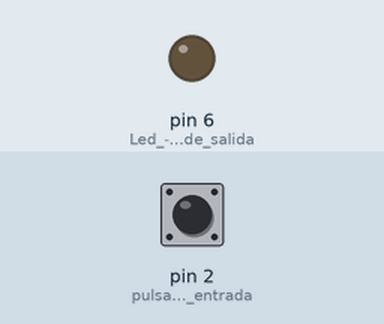
Simulated run of this sketch. Board: Arduino Uno, built with avr-gcc and run on an emulated ATmega328P. On the bench: output pins drawn as LEDs (lit = HIGH). The test bench sets the inputs (shaded band); at power-on: pin 2 (pulsador_-_pin_de_entrada) LOW.

Above: at 1.2 s.
1.3 s: pin 2 (pulsador_-_pin_de_entrada) pulled HIGH for 3.2 s
At 1.8 s:
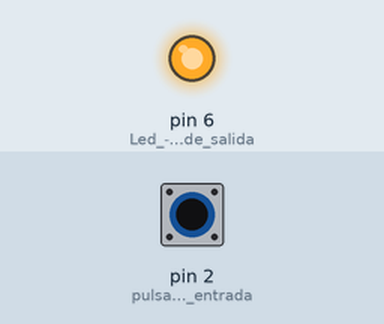
Timing chart, 0 to 6.8 s (numbered marks = the images above; inputs shaded):
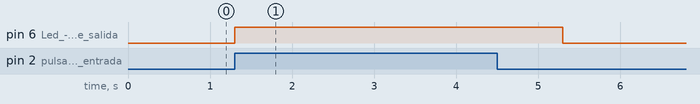

Measured:
- after the input at 1.3 s, pin 6 (Led_-_pin_de_salida): LOW → HIGH at once, → LOW 4.0 s later

The sketch:

Pulsador.ino
```cpp
void setup() {
  pinMode(6, OUTPUT); // Led - pin de salida
  pinMode(2, INPUT); // pulsador - pin de entrada
}

void loop() { // bucle infinito
  if(digitalRead(2)){ // si el pulsado se presiona
    digitalWrite(6, HIGH); // se enciende el led
    delay(1000); // se mantiene 1 segundo encendido
    digitalWrite(6, LOW); // se apaga el led
}
 }
```
